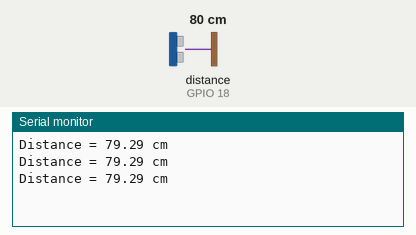
The program below on a simulated ESP32. Parts: the last lines printed to the serial monitor. Wiring (inferred from the names in the program): ultrasonic range finder: trigger GPIO 5; echo GPIO 18. The test bench sets the inputs (shaded band); at power-on: distance to the obstacle (sensor on GPIO 18) 80 cm. The echo pulse lasts 58.3 µs per cm.

Above: at 1.3 s.
1.4 s: distance to the obstacle (sensor on GPIO 18) set to 2 cm
At 1.9 s:
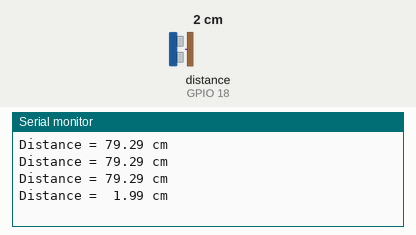
3.5 s: distance to the obstacle (sensor on GPIO 18) set to 4 cm
At 3.9 s:
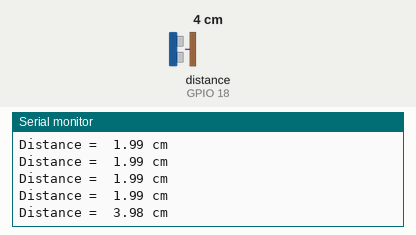

Measured:
- after the input at 1.4 s, the serial monitor: prints a new line after 0.12 s (image 1)
- after the input at 3.5 s, the serial monitor: prints a new line at once (image 2)

The program:

main.cpp
```cpp
// Simple program to demonstrate use of HC-SR04 sensor
// This code Measure the distance from a wall
// And prints the distance to the serial monitor
//
// F.Demonie 23/2/25
// =======================================================

#include <Arduino.h>

#define TRIG_PIN 5  // GPIO 5 for Trigger
#define ECHO_PIN 18 // GPIO 18 for Echo
#define SOUND_SPEED 0.034  // Speed of sound in cm/µs

void setup() {
  // Init Serial Monitor
  Serial.begin(9600);

  // Set Distance sensor PINS in correct mode
  pinMode(TRIG_PIN, OUTPUT);
  pinMode(ECHO_PIN, INPUT);
}

void loop() {
  long  duration = 0.0;
  float distance = 0.0;

  // Send a 10µs pulse to trigger pin
  digitalWrite(TRIG_PIN, LOW);
  delayMicroseconds(2);
  digitalWrite(TRIG_PIN, HIGH);
  delayMicroseconds(10);
  digitalWrite(TRIG_PIN, LOW);

  // Measure the echo pulse duration
  duration = pulseIn(ECHO_PIN, HIGH);

  // Convert time to distance
  distance = (float)((duration * SOUND_SPEED) / 2.0);

  Serial.printf( "Distance = %5.2f cm\n", distance );

  // Delay 0.5sec before sending next message
  delay(500);
}
```
